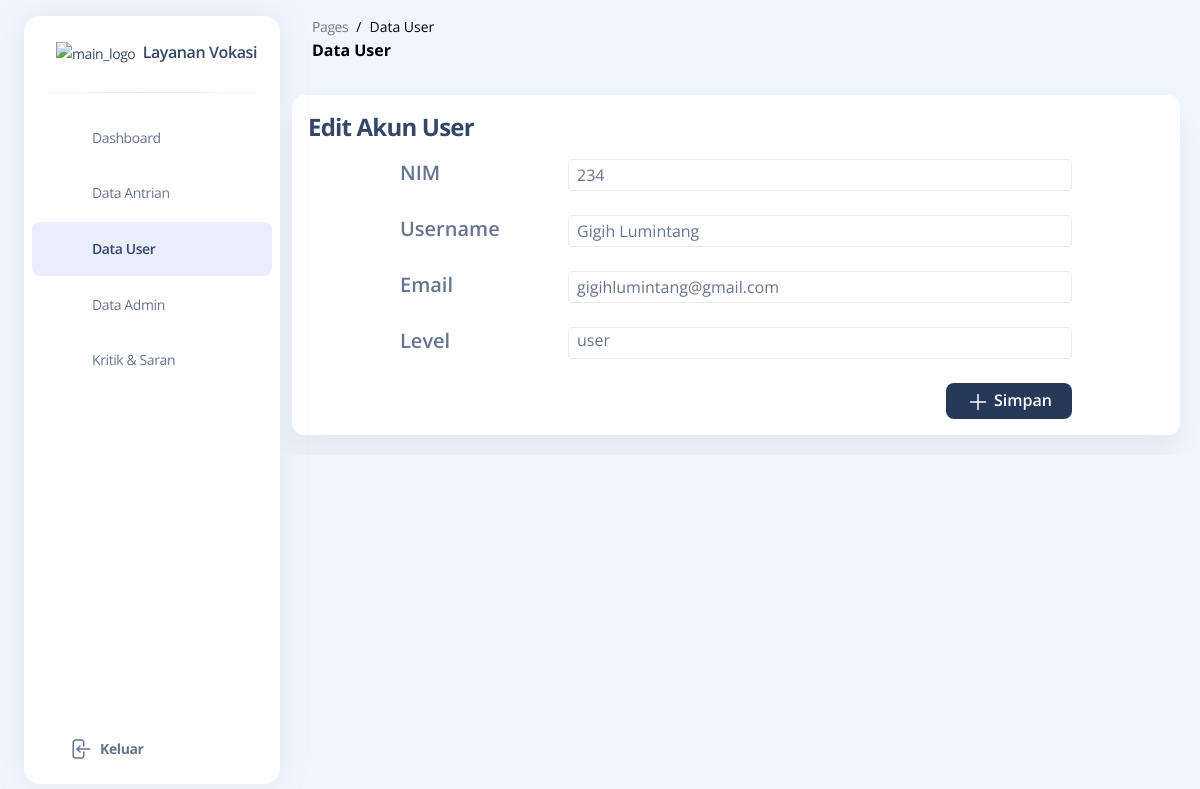
Page /build/pages/SuperUserEdit.php?nim=234 on the committed database.
### tables this page shows
CREATE TABLE `pengguna` (
  `username` varchar(255) NOT NULL,
  `email` varchar(255) NOT NULL,
  `nim` int(255) NOT NULL,
  `level` varchar(255) NOT NULL,
  `password` varchar(255) NOT NULL
);

### build/pages/SuperUserEdit.php (the view, shortened to what this page needs)
<!DOCTYPE html>
<html>
<head>
    <link href="../assets/css/style.css" rel="stylesheet" />
</head>
<body class="m-0 font-sans text-base antialiased font-normal leading-default bg-blue-50 text-slate-500">
    <div class="absolute w-full min-h-75"></div>
    <aside
        class="fixed inset-y-0 flex-wrap items-center justify-between block w-full p-0 my-4 overflow-y-auto antialiased transition-transform duration-200 -translate-x-full bg-white border-0 shadow-xl  max-w-64 ease-nav-brand z-990 xl:ml-6 rounded-2xl xl:left-0 xl:translate-x-0"
        aria-expanded="false">
        <div class="h-19">
            <a class="block px-8 py-6 m-0 text-sm whitespace-nowrap  text-slate-700" href="#">
                <img src="../assets/img/LogoV.png"
                    class="inline h-full max-w-full transition-all duration-200 dark:hidden ease-nav-brand max-h-12"
                    alt="main_logo" />
                <span class="ml-1 text-[16px] font-semibold transition-all duration-200 ease-nav-brand">Layanan
                    Vokasi</span>
            </a>
        </div>
        <hr class="h-px mt-0 bg-transparent bg-gradient-to-r from-transparent via-black/40 to-transparent " />
        <div class="items-center block w-auto max-h-screen overflow-auto h-sidenav grow basis-full">
            <ul class="flex flex-col pl-0 mb-0">
                <li class="mt-0.5 w-full">
                    <a class="py-2.7  text-sm ease-nav-brand my-0 mx-2 flex items-center whitespace-nowrap  px-4 transition-colors hover:bg-blue-500/13 hover:rounded-lg "
                        href="./superDashboard.php">
                        <div
                            class="mr-2 flex h-8 w-8 items-center justify-center rounded-lg bg-center stroke-0 text-center xl:p-2.5">
                        </div>
                        <span class="ml-1 duration-300 opacity-100 pointer-events-none ease">Dashboard</span>
                    </a>
                </li>
                <li class="mt-0.5 w-full">
                    <a class="py-2.7 text-sm ease-nav-brand my-0 mx-2 flex items-center whitespace-nowrap px-4  transition-colors hover:bg-blue-500/13 hover:rounded-lg "
                        href="./superDataAntrian.php">
                        <div
                            class="mr-2 flex h-8 w-8 items-center justify-center rounded-lg bg-center stroke-0 text-center xl:p-2.5">
                        </div>
                        <span class="ml-1 duration-300 opacity-100 pointer-events-none ease">Data Antrian </span>
                    </a>
                </li>
                <li class="mt-0.5 w-full">
                    <a class="py-2.7 text-sm ease-nav-brand my-0 mx-2 flex items-center whitespace-nowrap px-4 font-semibold bg-blue-500/13 text-slate-700 transition-colors rounded-lg"
                        href="./superDataUser.php">
                        <div
                            class="mr-2 flex h-8 w-8 items-center justify-center rounded-lg bg-center fill-current stroke-0 text-center xl:p-2.5">
                        </div>
                        <span class="ml-1 duration-300 opacity-100 pointer-events-none ease">Data User</span>
                    </a>
                </li>
                <li class="mt-0.5 w-full">
                    <a class="py-2.7 text-sm ease-nav-brand my-0 mx-2 flex items-center whitespace-nowrap px-4 transition-colors hover:bg-blue-500/13 hover:rounded-lg "
                        href="./superDataAdmin.php">
                        <div
                            class="mr-2 flex h-8 w-8 items-center justify-center rounded-lg bg-center stroke-0 text-center xl:p-2.5">
                        </div>
                        <span class="ml-1 duration-300 opacity-100 pointer-events-none ease">Data Admin</span>
                    </a>
                </li>
                <li class="mt-0.5 w-full">
                    <a class="py-2.7 text-sm ease-nav-brand my-0 mx-2 flex items-center whitespace-nowrap px-4 transition-colors hover:bg-blue-500/13 hover:rounded-lg "
                        href="./superKritik.php">
                        <div
                            class="mr-2 flex h-8 w-8 items-center justify-center rounded-lg bg-center stroke-0 text-center xl:p-2.5">
                        </div>
                        <span class="ml-1 duration-300 opacity-100 pointer-events-none ease">Kritik & Saran</span>
                    </a>
                </li>
                <li class="absolute bottom-2 mt-0.5 w-full bg-white">
                    <a class="py-2.7 text-sm ease-nav-brand my-0  flex items-center whitespace-nowrap transition-colors hover:bg-blue-500/13 hover:rounded-lg "
                        href="../index.php">
                        <div
                            class="mr-2 flex h-8 w-8 items-center justify-center rounded-lg bg-center stroke-0 text-center xl:p-2.5">
                        </div>
                        <span
                            class="ml-1 flex items-center font-bold duration-300 opacity-100 pointer-events-none ease">
                            Keluar</span>
                    </a>
                </li>
            </ul>
        </div>
    </aside>
    <?php
$servername = "localhost";
$username = "root";
$password = "";
$dbname = "antrian";
$conn = mysqli_connect($servername, $username, $password, $dbname);
$id_nim =  $_GET['nim'];
$sql = "SELECT * FROM pengguna WHERE nim='$id_nim'";
$result = mysqli_query($conn, $sql);
if (mysqli_num_rows($result) > 0) {
  while($row = mysqli_fetch_assoc($result)) {
    ?>
    <main class="relative h-full max-h-screen transition-all duration-200 ease-in-out xl:ml-68 rounded-xl">
        <nav class="relative flex flex-wrap items-center justify-between px-0 py-2 mx-6 transition-all ease-in shadow-none duration-250 rounded-2xl lg:flex-nowrap lg:justify-start"
            navbar-main navbar-scroll="false">
            <div class="flex items-center justify-between w-full px-4 py-1 mx-auto flex-wrap-inherit">
                <nav>
                    <ol class="flex flex-wrap pt-1 mr-12 bg-transparent rounded-lg sm:mr-16">
                        <li class="text-sm leading-normal">
                            <a class="text-black opacity-50" href="javascript:;">Pages</a>
                        </li>
                        <li class="text-sm pl-2 capitalize leading-normal text-black before:float-left before:pr-2 before:text-black before:content-['/']"
                            aria-current="page">Data User</li>
                    </ol>
                    <h6 class="mb-0 font-bold text-black capitalize">Data User</h6>
                </nav>
                <div class="flex items-center mt-2 grow sm:mt-0 md:mr-0 lg:flex lg:basis-auto">
                    <div class="flex items-center md:ml-auto md:pr-4">
                        <div class="relative flex flex-wrap items-stretch w-full transition-all rounded-lg ease">
                            <span
                                class="text-sm ease leading-5.6 absolute z-50 -ml-px flex h-full items-center whitespace-nowrap rounded-lg rounded-tr-none rounded-br-none border border-r-0 border-transparent bg-transparent py-2 px-2.5 text-center font-normal text-slate-500 transition-all">
                            </span>
                        </div>
                    </div>
                </div>
            </div>
        </nav>
        <div class="bg-blue-50 w-full h-full p-5 rounded overflow-auto">
            <form action="../proses/prosesedituser.php" method="POST">
                <div class="w-full bg-white p-4 h-max overflow-y-auto rounded-3 shadow-dark-blur">
                    <h1 class="text-2xl font-bold mb-4">Edit Akun User</h1>
                    <div class="px-0 md:px-7 lg:px-16">
                        <div class="flex flex-wrap w-full justify-between px-2 xl:px-7 mb-5">
                            <p class="font-semibold mr-4 mb-2 xl:text-xl">NIM</p>
                            <input type="text" name="nim" value="<?= $row["nim"] ?>" class="flex border h-8 w-full md:w-3/4 pl-2 rounded-1">
                        </div>
                        <div class="flex flex-wrap w-full justify-between px-2 xl:px-7 mb-5">
                            <p class="font-semibold mr-4 mb-2 xl:text-xl">Username</p>
                            <input type="text" name="username" value="<?= $row["username"] ?>" class="flex border h-8 w-full md:w-3/4 pl-2 rounded-1">
                        </div>
                        <div class="flex flex-wrap w-full justify-between px-2 xl:px-7 mb-5">
                            <p class="font-semibold mr-4 mb-2 xl:text-xl">Email</p>
                            <input type="text" name="email" value="<?= $row["email"] ?>" class="flex border h-8 w-full md:w-3/4 pl-2 rounded-1">
                        </div>
                        <div class="flex flex-wrap w-full justify-between px-2 xl:px-7 mb-5">
                            <p class="font-semibold mr-4 mb-2 xl:text-xl">Level</p>
                            <span class="flex border h-8 w-full md:w-3/4 pl-2 rounded-1">user</span>
                        </div>
                        <div class="flex justify-center md:justify-end px-2 xl:px-7">
                            <button type="submit" class="bg-[#263959] px-5 text-white rounded-lg h-9 font-semibold hover:bg-[#EBA92E]">
                                <svg xmlns="http://www.w3.org/2000/svg" fill="none" viewBox="0 0 24 24" stroke-width="1.5" stroke="currentColor" class="w-6 h-6 text-white font-bold">
                                    <path stroke-linecap="round" stroke-linejoin="round" d="M12 4.5v15m7.5-7.5h-15" />
                                </svg>
                                Simpan
                            </button>
                        </div>
                    </div>
                </div>
            </form>
        </div>
        </main>
        <?php
}
} else {
  echo "0 results";
}
?>
        </body>

### rows in the picture
pengguna: nim "234", username "Gigih Lumintang", email "gigihlumintang@gmail.com"
